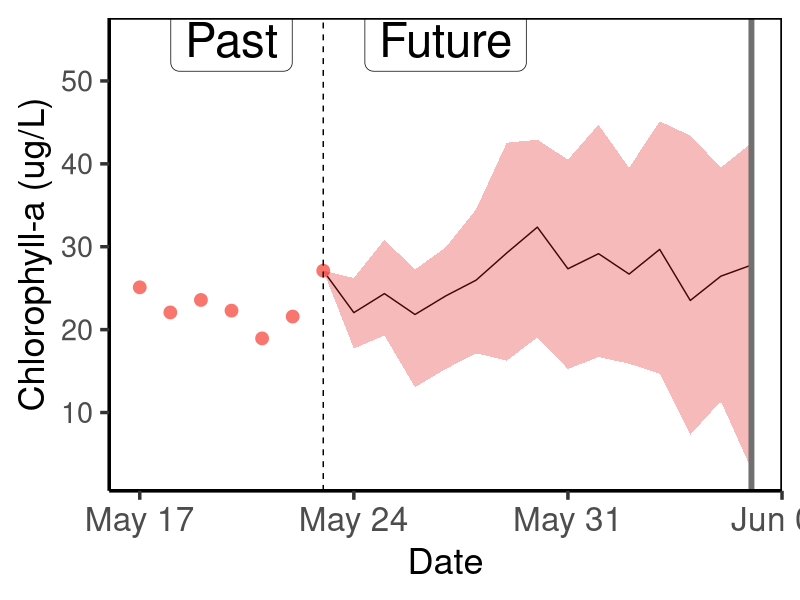
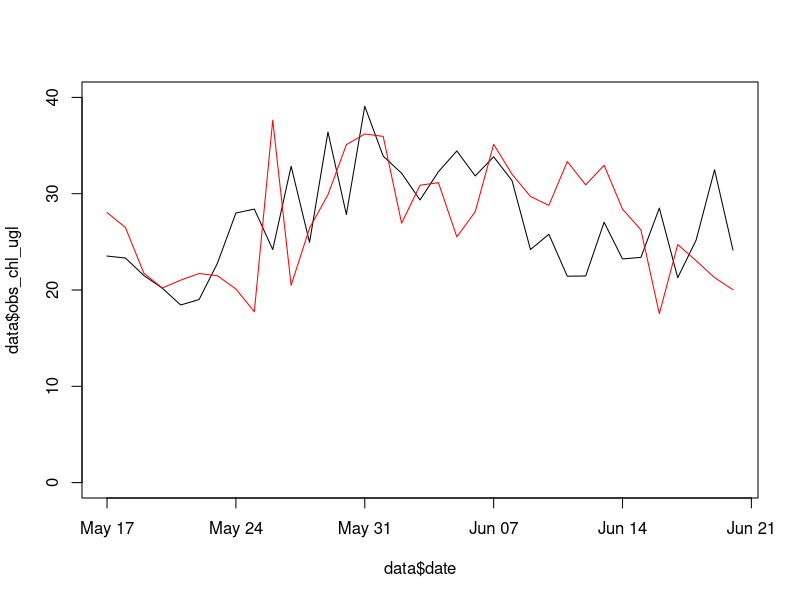

Write the R code that produced these figures, in order. (Note: this script raises an error after producing the figures.)
# create fake forecast data

library(matrixStats)
library(tidyverse)

#set.seed(1234)
#setwd(dirname(rstudioapi::getSourceEditorContext()$path))

# define time frames
date_of_event <- as.Date('2021-06-06') 

tstart <- as.Date('2021-05-23')
tpast <- as.Date(tstart - 6)
tend <- as.Date(tstart + 14)


obs <- data.frame(
  date = seq.Date(tpast, tstart, by = "1 day"),
  chl_ugl = rnorm(7, 22, 2.2)
)

n_members <- 25

fcast <-  matrix(NA, nrow = 14+1, # 14 days of forecasts, one day with the initial obs
         ncol = n_members)

mean_chl <- c(obs$chl_ugl[7], 22, 25, 23, 24, 24, 28, 32, 31, 29, 28, 28, 25, 26, 26)
sd_chl <- 2.2
for (j in 2:nrow(fcast)) {
  fcast[j,] <- rnorm(n_members, mean = mean_chl[j], sd = sd_chl )
sd_chl <- sd_chl + 0.7
  }

mean <- rowMeans(fcast)
min <- rowMins(fcast)
max <- rowMaxs(fcast)
fcast <- as.data.frame(fcast)


for (i in 1:ncol(fcast)) {
  colnames(fcast)[i] <- paste0('ens_', i)
  fcast[,i] <- as.numeric(fcast[,i])
}
fcast$mean <- mean
fcast$min <- min
fcast$max <- max
fcast[1,1:28] <- obs$chl_ugl[7]
fcast$date <- seq.Date(tstart, tend, by = "1 day")

fcast <- fcast %>% 
  select(date, mean, min, max, everything()) %>% 
  mutate(min = ifelse(min < 0, 0, min))

lab_df <- data.frame(
  date = c(as.Date(tstart - 3) ,as.Date(tstart + 4) ),
  y = 55,
  labs = c("Past", "Future")
)
cb_cols <- RColorBrewer::brewer.pal(12, "Paired")

ggplot()+
  geom_line(data = fcast, aes(date, mean)) +
  scale_y_continuous(breaks = seq(0, 100, 10))+
  #ylim(0,60) +
  #xlim(tpast, as.Date('2021-02-02'))+
  geom_point(data = obs, aes(date, chl_ugl, color = cb_cols[6]), size = 4) +
  geom_ribbon(data = fcast, aes(date, ymin = min, ymax = max), fill = cb_cols[6], alpha = 0.3) +
  geom_vline(xintercept = as.Date(tstart), linetype = "dashed") +
  geom_vline(xintercept = as.Date(date_of_event), color = 'grey44', size = 2) +
  geom_label(data = lab_df, aes(date, y, label = labs), size = 12) +
  ylab("Chlorophyll-a (ug/L)") +
  xlab("Date") +
  theme_classic(base_size = 26) +
  theme(panel.border = element_rect(fill = NA, colour = "black"), 
        axis.text.x = element_text(size = 24),
        legend.position = 'none')

#write.csv(fcast, "C:/Users/wwoel/Desktop/Project-EDDIE-shiny/module8/data/wq_forecasts/forecast_day16.csv", row.names = FALSE)

# now iterate through a list of forecast days, moving the observation window and creating a new forecast

forecast_dates <- seq.Date(tstart, tend, by = "1 day")


data <- data.frame(
  date = seq.Date(tpast, tend+14, by = "1 day"),
  obs_chl_ugl = NA,
  fcast_chl_ugl = NA
)

# create 'observations' for the entire forecast period
data[1:7, 2] <-   rnorm(7, 22, 2.2)
data[8:12, 2] <-  rnorm(5, 26, 4.2)
data[13:16, 2] <- rnorm(4, 33, 3.3)
data[17:23, 2] <- rnorm(7, 31, 3.6)
data[24:30, 2] <- rnorm(7, 23, 2.6)
data[31:35, 2] <- rnorm(5, 25, 3.1)

# create a 'mean forecast' for the entire forecast period
data[1:7, 3] <-   rnorm(7, 24, 3.2)
data[8:12, 3] <-  rnorm(5, 27, 5.2)
data[13:16, 3] <- rnorm(4, 35, 3.3)
data[17:23, 3] <- rnorm(7, 30, 3.8)
data[24:30, 3] <- rnorm(7, 28, 3.6)
data[31:35, 3] <- rnorm(5, 23, 3.1)


plot(data$date, data$obs_chl_ugl, type = 'l', ylim = c(0, 40))
points(data$date, data$fcast_chl_ugl, type = 'l', col = 'red')


for (i in 1:length(forecast_dates)) {
  obs <- data[data$date<=forecast_dates[i]+14,] # subset obs to the forecast date
  sd_chl <- 2.2
  fcast <-  as.data.frame(
    matrix(NA, nrow = 14+1, # 14 days of forecasts, one day with the initial obs
           ncol = n_members))
  for (m in 1:ncol(fcast)) {
    colnames(fcast)[m] <- paste0('ens_', m)
    fcast[,m] <- as.numeric(fcast[,m])
  }
  for (j in 2:nrow(fcast)) {
    fcast[j,] <- rnorm(n_members, mean = obs$fcast_chl_ugl[j+6], sd = sd_chl )
    sd_chl <- sd_chl + 0.7
    
  }
  mean <- rowMeans(fcast)
  min <- rowMins(as.matrix(fcast))
  max <- rowMaxs(as.matrix(fcast))
  fcast <- as.data.frame(fcast)
   
    fcast$mean <- mean
    fcast$min <- min
    fcast$max <- max
    fcast[1,] <- obs$obs_chl_ugl[i+6]
    fcast$date <- seq.Date(forecast_dates[i], forecast_dates[i]+14, by = "1 day") #seq.Date(tstart, tend, by = "1 day")
    fcast$Past <- forecast_dates[i] - 3
    fcast$Future <- forecast_dates[i] + 4
    fcast$y <- 55
    fcast <- left_join(fcast, data)
    fcast <- fcast %>% 
      select(date, obs_chl_ugl, mean, min, max, everything(), -fcast_chl_ugl) %>% 
      mutate(min = ifelse(min < 0, 0, min))
    

    write.csv(fcast, paste0("C:/Users/wwoel/Desktop/module8/data/wq_forecasts/forecast_day", 15-i, "_UC.csv"), row.names = FALSE)
    
    
}

write.csv(data, paste0("C:/Users/wwoel/Desktop/module8/data/wq_forecasts/mock_chl_obs_UC.csv"), row.names = FALSE)

# read in the files and make the plots to make sure the observations are assimilated appropriately 
#fcast <- read.csv("C:/Users/wwoel/Desktop/Project-EDDIE-shiny/module8/data/wq_forecasts/forecast_day0.csv")
fcast$date <- as.Date(fcast$date)

#data <- read.csv("C:/Users/wwoel/Desktop/Project-EDDIE-shiny/module8/data/wq_forecasts/mock_chl_obs.csv")
data$date <- as.Date(data$date)
ggplot()+
  geom_line(data = fcast, aes(date, mean)) +
  scale_y_continuous(breaks = seq(0, 100, 10))+
  #ylim(0,60) +
  xlim(min(fcast$date)-7, max(fcast$date)) +
  geom_point(data = data[data$date<=min(fcast$date),], aes(date, obs_chl_ugl, color = cb_cols[6]), size = 4) +
  geom_ribbon(data = fcast, aes(date, ymin = min, ymax = max), fill = cb_cols[6], alpha = 0.3) +
  geom_vline(xintercept = as.Date(min(fcast$date)), linetype = "dashed") +
  geom_vline(xintercept = as.Date(date_of_event), color = 'grey44', size = 2) +
  #geom_label(data = day14, aes(Past, y, label = 'Past'), size = 12) +
  ylab("Chlorophyll-a (ug/L)") +
  xlab("Date") +
  theme_classic(base_size = 26) +
  theme(panel.border = element_rect(fill = NA, colour = "black"), 
        axis.text.x = element_text(size = 24),
        legend.position = 'none')
